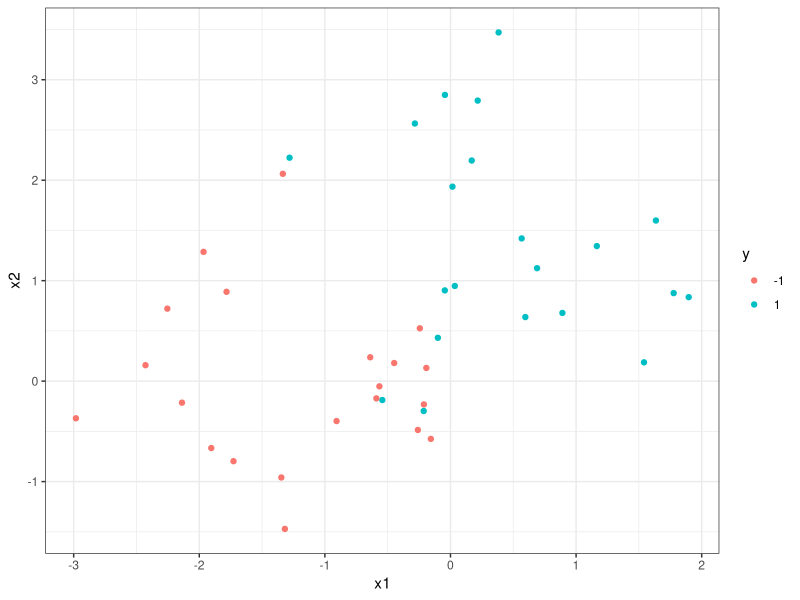

The R script that drew this image: (Note: this script raises an error after producing the figure.)
#SVM from scratch using gradient descent
library(ggplot2)

set.seed(4)
x1=c(rnorm(n = 21,mean = 0),rnorm(n = 21,mean = -1.5))
x2=c(rnorm(n = 21,mean = 1.5),rnorm(n = 21,mean = 0))
y=c(rep(1,21),rep(-1,21))

lin=data.frame(x1, x2 ,y)
lin$y=factor(lin$y)

ggplot(lin)+ geom_point(aes(x=x1,y=x2,color=y)) + theme_bw()

#Shuffle data
df = lin[sample(nrow(lin), nrow(lin)), ]

X = array(df)
X[,3]=-1 #bias
y = c(df$y)
X = mapply(X, FUN=as.numeric)

SVM_SGD = function(X, y){
  #Initialize our SVMs weight vector with zeros
  w = array(rep(0,ncol(X)))
  l.rate = 1 #learning rate
  ephcs = 10
  errors = array(0)
  for (epoch in 1:ephcs){
    err = 0
    i = 1
    for (row in 1:nrow(X)){
      #in case of missclassification, the weight changes accourding to the derivative of the inner product and regularization:
      if (y[i]*(X[i,]%*%w) < 1){
        w = w + l.rate * ((X[i,]*y[i]) + (-2*(1/epoch)*w))
        print("updated w")
        print(w)
        err = 1
      }
      #in case of correct classification, only the regularization derivative changes the weight:
      else{
        w = w + l.rate * (-2*(1/epoch)*w)
        print("updated w")
        print(w)
      }
    }
    i = i + 1
    errors = append(errors, err)
  }
  return(w)
}

w = SVM_SGD(X,y)

x2=c(w[1],w[2],-w[2],w[1])
x3=c(w[1],w[2],w[2],-w[1])

x2x3 = t(cbind(x2,x3))
X. = x2x3[,1]
Y. = x2x3[,2]
U  = x2x3[,3]
V  = x2x3[,4]

install.packages("pracma")
library(pracma)

plot(X, col=y)
quiver(X., Y., U, V, scale = 1)
